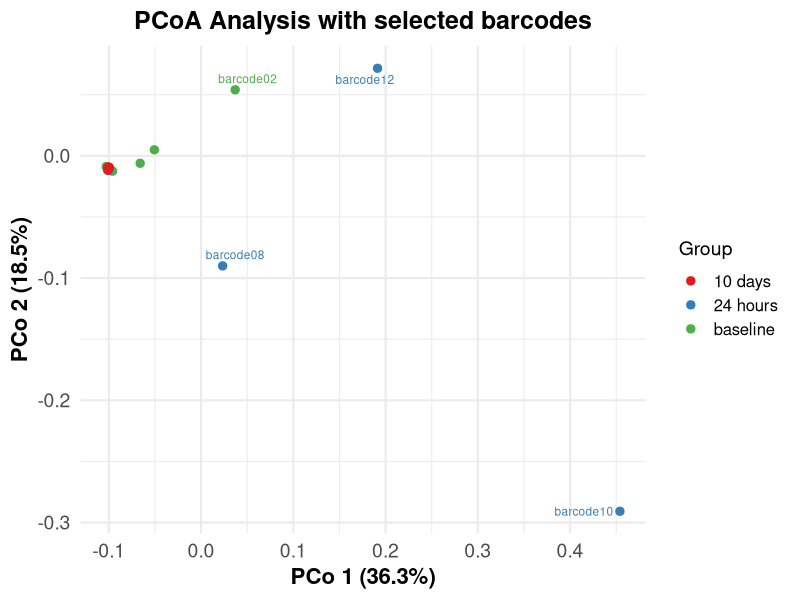
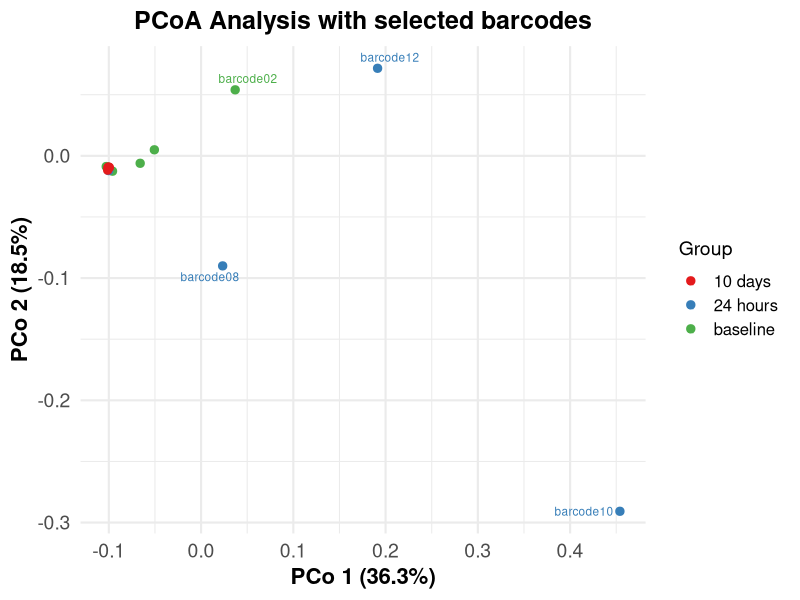
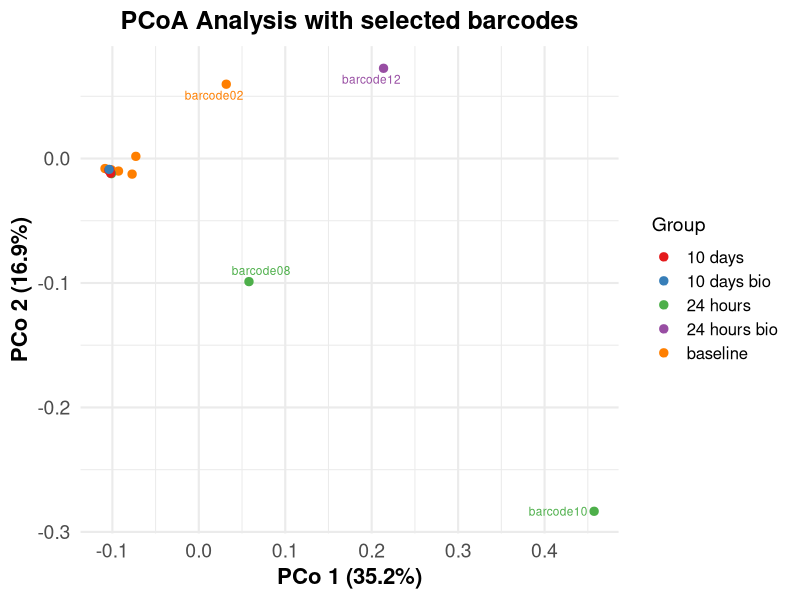

The R script that drew these images, in order:
# PCoA Analysis Script
# 
# This script performs Principal Coordinates Analysis (PCoA) on taxonomic abundance data
# to visualize beta diversity patterns across samples. As it is known, PCoA is an ordination method that
# reduces multidimensional data into a 2D space while preserving distances between samples.
# It helps identify sample clustering patterns and assess compositional dissimilarity based
# on Bray-Curtis distances. The 2nd PcoA filters taxa based on prevalence and abundance
# thresholds to focus on relevant biological signals.

setwd("C:/Users/DAVID 21/OneDrive/Documentos/Mirkoslab/alen-belem")
library(tidyverse)
library(vegan)
library(glue)
library(ggrepel)

df <- read_tsv("relative_abundances_per_sample.txt")

# TRANSPOSE: rows are now samples and columns are taxa
df <- t(df)
# Move first row to column names
colnames(df) <- df[1,]
df <- df[-1,]
# Convert to data frame
df <- as.data.frame(df)

# Remove extra barcodes, keep ONLY those used for coassembly groups
df <- df %>%
  filter(!(rownames(df) %in% c("barcode11", "barcode13","barcode18", paste0("barcode",c(20:22,30:33)))))

# Create a tibble to define coassembly groups for each barcode
df_variable <- tibble(
  samples = rownames(df[order(rownames(df)), ]),  # Assign sample names to 'samples' column
  group = c(rep("barcode30", 6), "barcode31", rep("barcode32", 3), "barcode32",
            "barcode31", rep("barcode33", 3), "barcode33")
)

# WITH ALL SAMPLES
# df_variable <- tibble(
#   samples = rownames(df[order(rownames(df)), ]),
#   group = c(rep("barcode30", 6), "barcode31", rep("barcode32", 3), "None", "barcode32", "None",
#             "barcode31", rep("barcode33", 3), "None", "barcode33", rep("None",3),paste0("barcode_off_",c(30:33))
# ))


### FILTERING: taxa must have a total sum > 0.001 AND be present in at least 3 barcodes
### Otherwise, discard the taxon and exclude it from PCoA analysis

# Convert to numeric to filter columns summing to 0 (taxa absent in all barcodes)
dim(df)
df[] <- lapply(df, as.numeric)
dim(df)
# Filter taxa with total abundance > 0.001
df <- df[, which(colSums(df) > 0.001)]
dim(df)
# Filter taxa present in at least 3 samples
df <- df[, apply(df, 2, function(col) sum(col > 0) >= 3)]

df[is.na(df)] <- 0

# Convert to matrix for vegan
df <- as.matrix(df)
# Calculate Bray-Curtis distance
dist <- vegdist(df, method = "bray")

# Perform PCoA with cmdscale on distance matrix, add correction and get eigenvalues
pcoa <- cmdscale(dist, k = 2, eig = TRUE, add = TRUE)
positions <- pcoa$points  # Extract vectors
colnames(positions) <- c("pcoa1", "pcoa2")  # Name coordinates
positions <- positions[order(rownames(positions)), ]  # Order by row name

# Calculate variance explained
expl <- (pcoa$eig / sum(pcoa$eig)) * 100
exp <- format(round(expl[1:2], digits = 1), nsmall = 1, trim = TRUE)
labs <- c(glue("PCo 1 ({exp[1]}%)"),
          glue("PCo 2 ({exp[2]}%)"))

# Convert ordered PCoA results to tibble and join with df_variable
# Modify group labels
df_variable <- df_variable %>%
  mutate(group = case_when(
    group == "barcode30" ~ "baseline",
    group == "barcode32" ~ "24 hours",
    group == "barcode33" ~ "10 days",
    TRUE ~ NA_character_  # Filter other values
  )) %>%
  filter(!is.na(group))  # Keep only selected groups

# Create PCoA plot
pcoa_plot <- positions %>%
  as_tibble(rownames = "samples") %>%
  filter(!(rownames(positions) %in% c("barcode14", "barcode07"))) %>% 
  left_join(df_variable, by = "samples") %>%
  ggplot(aes(x = pcoa1, y = pcoa2, color = group)) +
  geom_point(size = 2.5, show.legend = TRUE) +
  geom_text_repel(aes(label = samples), size = 3, max.overlaps = 2, force = 2) +
  labs(color = "Group", x = labs[1], y = labs[2]) +  
  theme_minimal(base_size = 16) +  
  theme(
    axis.title = element_text(size = 16, face = "bold"),  
    axis.text = element_text(size = 14),  
    legend.title = element_text(size = 14),  
    legend.text = element_text(size = 12),  
    plot.title = element_text(size = 18, face = "bold", hjust = 0.5)  
  ) +
  scale_color_brewer(palette = "Set1") +  
  ggtitle("PCoA Analysis with selected barcodes")
  #+ xlim(c(-0.105, -0.095))


# Display the plot
print(pcoa_plot)

# Save plot in high resolution
ggsave(
  filename = "pcoa_analysis_selected_barcodes.png",
  plot = pcoa_plot,
  width = 10,
  height = 8,
  dpi = 300,
  bg = "white"
)

#### FILTERED ANALYSIS ####

df <- read_tsv("relative_abundances_per_sample.txt")

# TRANSPOSE: rows are now samples and columns are taxa
df <- t(df)
# Move first row to column names
colnames(df) <- df[1,]
df <- df[-1,]
# Convert to data frame
df <- as.data.frame(df)

# Remove extra barcodes, keep ONLY those used for coassembly groups
df <- df %>%
  filter(!(rownames(df) %in% c("barcode11", "barcode13","barcode18", paste0("barcode",c(20:22,30:33)))))

# Create a tibble to define coassembly groups for each barcode
df_variable <- tibble(
  samples = rownames(df[order(rownames(df)), ]),  # Assign sample names to 'samples' column
  group = c(rep("barcode30", 6), "barcode31", rep("barcode32", 2),"barcode32","barcode32_bio",
            "barcode31", rep("barcode33", 3), "barcode33_bio")
)

### FILTERING: taxa must be present with total sum > 0.001 AND in at least 3 barcodes
### Otherwise, discard the taxon and exclude it from PCoA analysis

# Convert to numeric to filter columns summing to 0 (taxa absent in all barcodes)
dim(df)
df[] <- lapply(df, as.numeric)

df[is.na(df)] <- 0

# Convert to matrix for vegan
df <- as.matrix(df)
# Calculate Bray-Curtis distance
dist <- vegdist(df, method = "bray")

# Perform PCoA with cmdscale on distance matrix, add correction and get eigenvalues
pcoa <- cmdscale(dist, k = 2, eig = TRUE, add = TRUE)
positions <- pcoa$points  # Extract vectors
colnames(positions) <- c("pcoa1", "pcoa2")  # Name coordinates
positions <- positions[order(rownames(positions)), ]  # Order by row name

# Calculate variance explained
expl <- (pcoa$eig / sum(pcoa$eig)) * 100
exp <- format(round(expl[1:2], digits = 1), nsmall = 1, trim = TRUE)
labs <- c(glue("PCo 1 ({exp[1]}%)"),
          glue("PCo 2 ({exp[2]}%)"))

# Convert ordered PCoA results to tibble and join with df_variable
# Modify group labels
df_variable <- df_variable %>%
  mutate(group = case_when(
    group == "barcode30" ~ "baseline",
    group == "barcode32" ~ "24 hours",
    group == "barcode33" ~ "10 days",
    group == "barcode32_bio" ~ "24 hours bio",
    group == "barcode33_bio" ~ "10 days bio",
    TRUE ~ NA_character_  # Filter other values
  )) %>%
  filter(!is.na(group))  # Keep only selected groups

# Create PCoA plot
pcoa_2 <- positions %>%
  as_tibble(rownames = "samples") %>%
  filter(!(rownames(positions) %in% c("barcode14", "barcode07"))) %>% 
  left_join(df_variable, by = "samples") %>%
  ggplot(aes(x = pcoa1, y = pcoa2, color = group)) +
  geom_point(size = 2.5, show.legend = TRUE) +
  geom_text_repel(aes(label = samples), size = 3, max.overlaps = 2, force = 2) +
  labs(color = "Group", x = labs[1], y = labs[2]) +  
  theme_minimal(base_size = 16) +  
  theme(
    axis.title = element_text(size = 16, face = "bold"),  
    axis.text = element_text(size = 14),  
    legend.title = element_text(size = 14),  
    legend.text = element_text(size = 12),  
    plot.title = element_text(size = 18, face = "bold", hjust = 0.5)  
  ) +
  scale_color_brewer(palette = "Set1") +  
  ggtitle("PCoA Analysis with selected barcodes")
  #+ xlim(c(-0.105, -0.095))

# Save plot in high resolution
ggsave(
  filename = "pcoa_analysis_selected_barcodes_filtered_sp.png",
  plot = pcoa_2,
  width = 10,
  height = 8,
  dpi = 300,
  bg = "white"
)